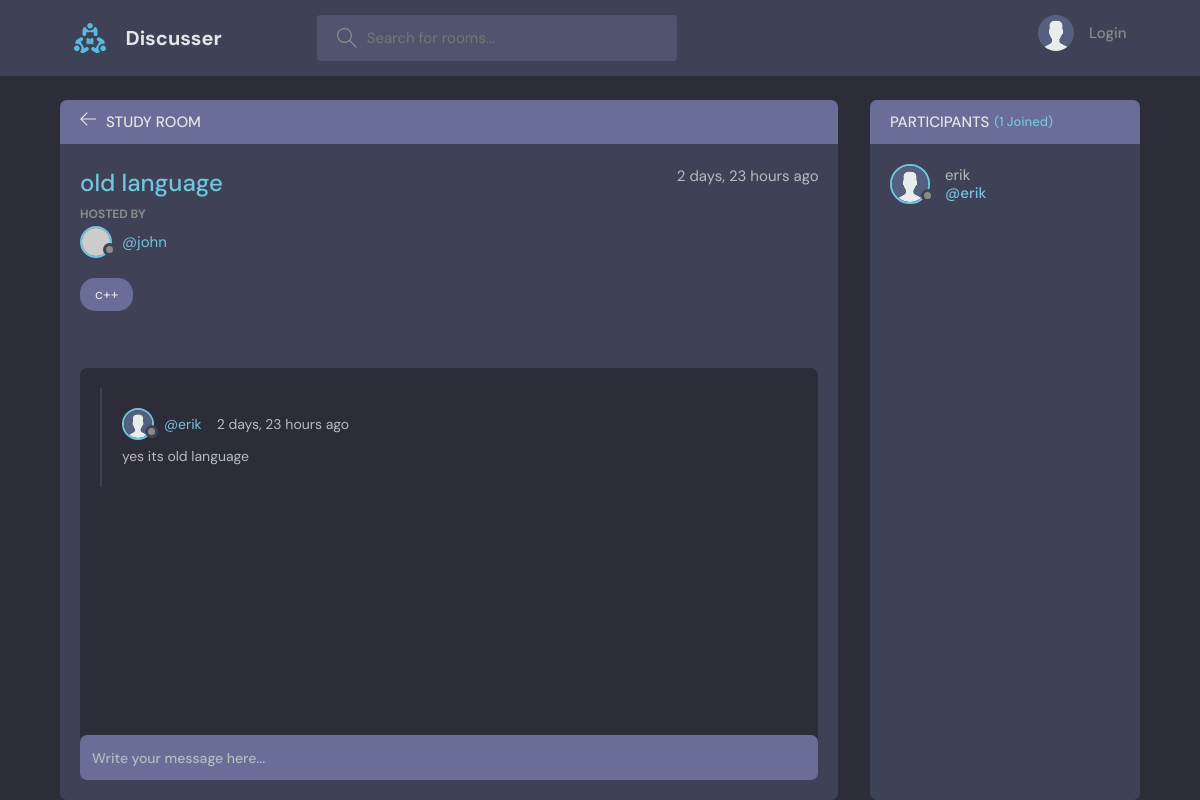
Page /room/3/ on the committed database.
### base/models.py (models this page shows, shortened)
class Room(models.Model):
    host=models.ForeignKey(User, on_delete=models.SET_NULL,null=True)
    topic =models.ForeignKey(Topic, on_delete=models.SET_NULL,null=True)
    name = models.CharField(max_length = 200)
    description = models.TextField(null=True, blank=True)
    participants = models.ManyToManyField(User, related_name='participants',blank=True)
    updated = models.DateTimeField(auto_now = True)
    created = models.DateTimeField(auto_now_add = True)
    class Meta:
        ordering = ['-updated','-created']

class User(AbstractUser):
    name = models.CharField(max_length = 200, null=True)
    email = models.EmailField(unique = True,null=True)
    bio = models.TextField(null=True)
    avatar = models.ImageField(null=True ,default="avatar.svg")
    USERNAME_FIELD = 'email'
    REQUIRED_FIELDS = []

class Topic(models.Model):
    name=models.CharField(max_length = 200)
    def __str__(self):
        return self.name

class Message(models.Model):
    user=models.ForeignKey(User, on_delete=models.CASCADE)
    room = models.ForeignKey(Room, on_delete=models.CASCADE)
    body = models.TextField()
    updated = models.DateTimeField(auto_now = True)
    created = models.DateTimeField(auto_now_add = True)
    class Meta:
        ordering = ['-updated','-created']

### base/views.py (the view, shortened to what this page needs)
# urls.py: path("room/<str:pk>/",views.room,name='room'),
def room(request,pk):
    room = Room.objects.get(id=pk)
    roomMessages = room.message_set.all()
    participants = room.participants.all()
    context = {'room':room,'roomMessages':roomMessages,'participants':participants}
    return render(request,'base/room.html',context)

### base/templates/base/room.html (shortened to what this page needs)
{% extends 'main.html' %} {% block content %}
<main class="profile-page layout layout--2">
  <div class="container">
    <div class="room">
      <div class="room__top">
        <div class="room__topLeft">
          <a href="/">
            <svg
              version="1.1"
              xmlns="http://www.w3.org/2000/svg"
              width="32"
              height="32"
              viewBox="0 0 32 32"
            >
              <title>arrow-left</title>
              <path
                d="M13.723 2.286l-13.723 13.714 13.719 13.714 1.616-1.611-10.96-10.96h27.625v-2.286h-27.625l10.965-10.965-1.616-1.607z"
              ></path>
            </svg>
          </a>
          <h3>Study Room</h3>
        </div>
      </div>
      <div class="room__box scroll">
        <div class="room__header scroll">
          <div class="room__info">
            <h3>{{room.name}}</h3>
            <span>{{room.created|timesince}} ago</span>
          </div>
          <div class="room__hosted">
            <p>Hosted By</p>
            <a href="/user-profile/{{room.host.id}}" class="room__author">
              <div class="avatar avatar--small">
                <img src="https://randomuser.me/api/portraits/men/37.jpg" />
              </div>
              <span>@{{room.host.username}}</span>
            </a>
          </div>
          <span class="room__topics">{{room.topic}}</span>
        </div>
        <div class="room__conversation">
          <div class="threads scroll">
            {% for message in roomMessages %}
            <div class="thread">
              <div class="thread__top">
                <div class="thread__author">
                  <a
                    href="/user-profile/{{message.user.id}}"
                    class="thread__authorInfo"
                  >
                    <div class="avatar avatar--small">
                      <img src="{{message.user.avatar.url}}" />
                    </div>
                    <span>@{{message.user.username}}</span>
                  </a>
                  <span class="thread__date"
                    >{{message.created|timesince}} ago</span
                  >
                </div>
              </div>
              <div class="thread__details">{{message.body}}</div>
            </div>
            {% endfor %}
          </div>
        </div>
      </div>
      <div class="room__message">
        <form action="" method="POST">
          <input name="body" placeholder="Write your message here..." />
        </form>
      </div>
    </div>
    <div class="participants">
      <h3 class="participants__top">
        Participants <span>({{participants.count}} Joined)</span>
      </h3>
      <div class="participants__list scroll">
        {% for user in participants %}
        <a href="/user-profile/{{user.id}}" class="participant">
          <div class="avatar avatar--medium">
            <img src="{{room.host.avatar.url}}" />
          </div>
          <p>
            {{user.username}}
            <span>@{{user.username}}</span>
          </p>
        </a>
        {% endfor %}
      </div>
    </div>
  </div>
</main>
{% endblock content%}

### rows in the picture
Room: name "old language", created "2 days, 23 hours", host.username "john", topic "c++"
Message: user.avatar (placeholder picture), user.username "erik", created "2 days, 23 hours", body "yes its old language"
User: host.avatar (placeholder picture), username "erik"

### other values in the picture
{{ participants.count }} "1"
